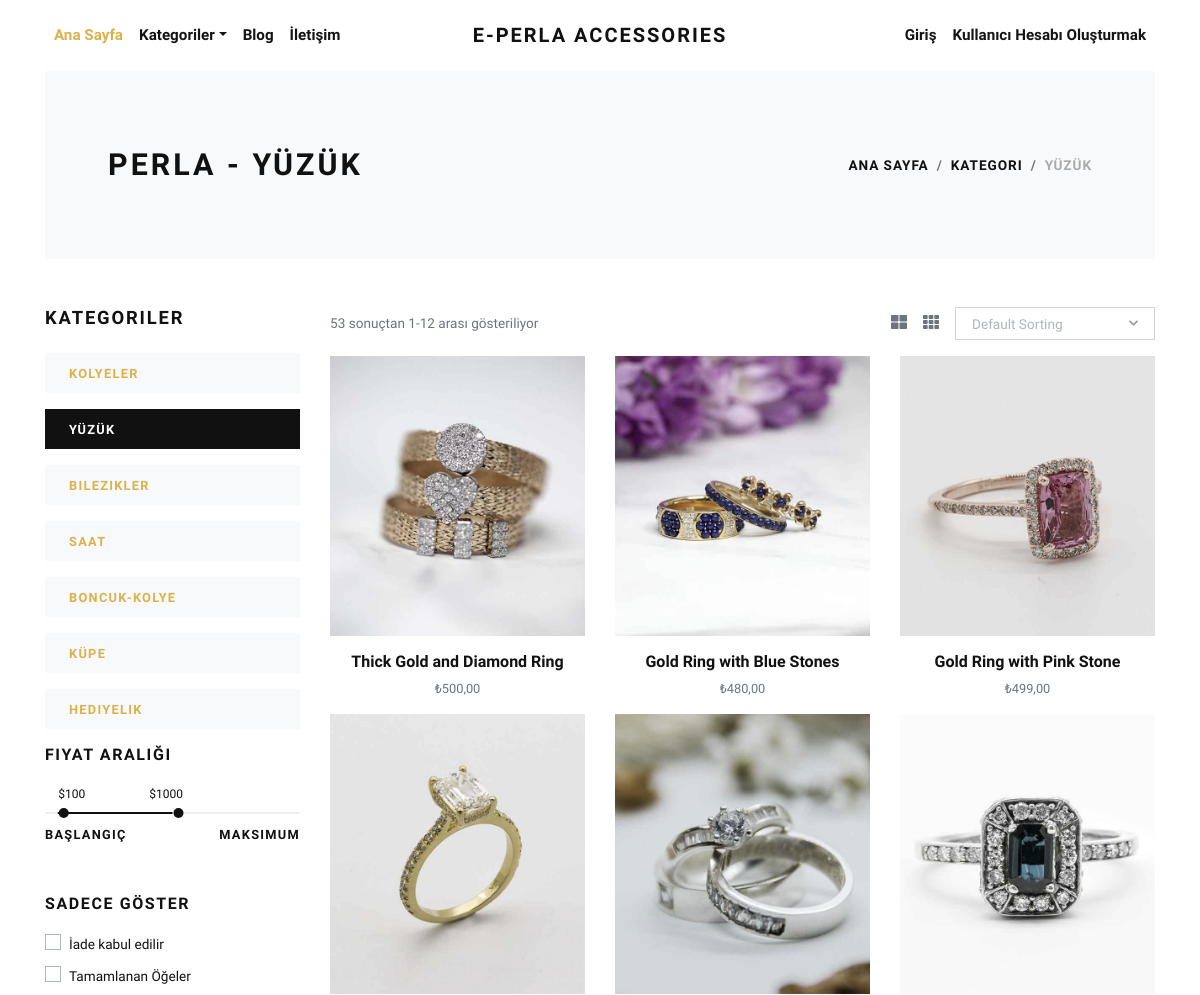
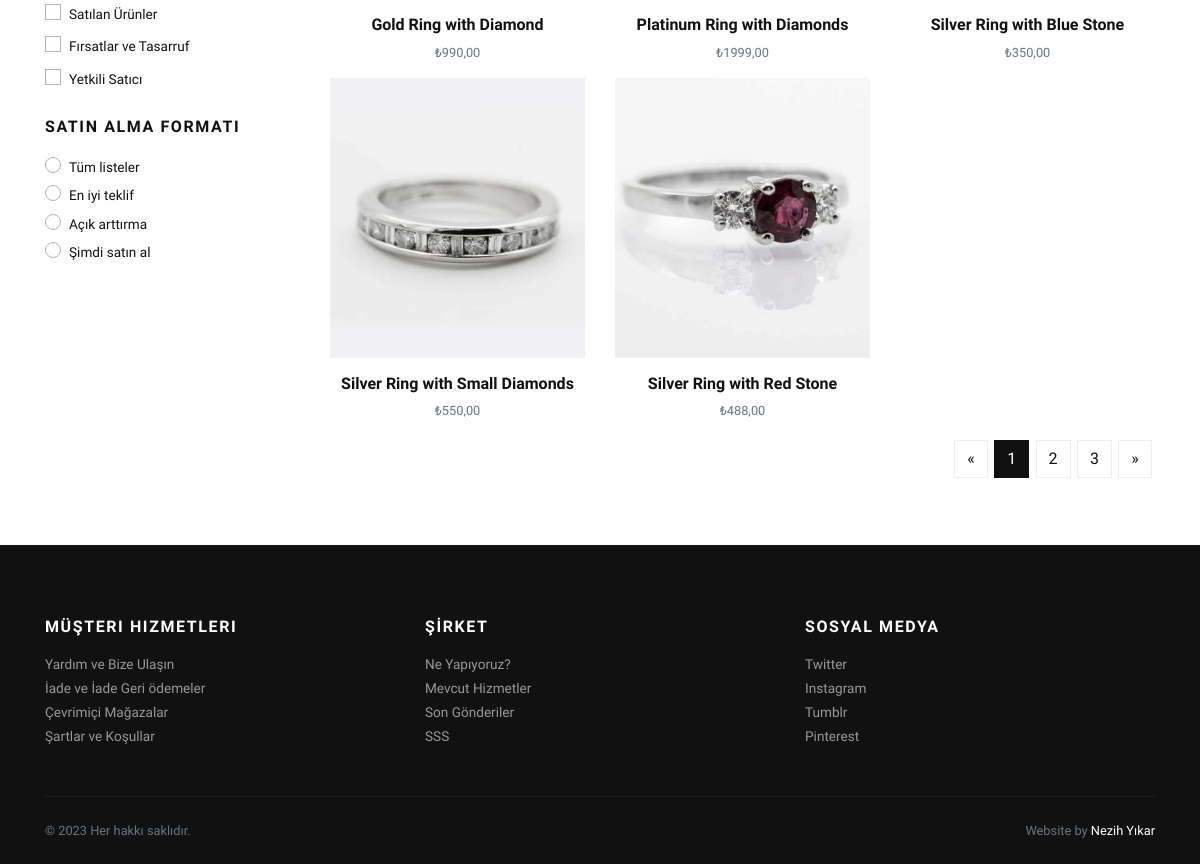
/yuzuk/, run on the app's committed database (2 pictures, top to bottom).
### store/models.py (models this page shows, shortened)
class Category(models.Model):
    title = models.CharField(max_length=50, verbose_name="Kategori Başlığı")
    slug = models.SlugField(max_length=55, verbose_name="Kategori Bilgisi")
    description = models.TextField(blank=True, verbose_name=" Kategori Tanımı")
    category_image = models.ImageField(upload_to='category', blank=True, null=True, verbose_name=" Kategori Resmi")
    is_active = models.BooleanField(verbose_name="Aktif ?")
    is_featured = models.BooleanField(verbose_name="Özellikli ?")
    created_at = models.DateTimeField(auto_now_add=True, verbose_name="Oluşturulma Tarihi")
    updated_at = models.DateTimeField(auto_now=True, verbose_name="Güncelleme Tarihi")
    class Meta:
        verbose_name_plural = 'Categories'
        ordering = ('-created_at',)
    class Meta:
        verbose_name_plural = u"Kategoriler"
        verbose_name = u"Kategori"

class Product(models.Model):
    title = models.CharField(max_length=150, verbose_name="Ürün başlığı")
    slug = models.SlugField(max_length=160, verbose_name=" Ürün Bilgisi")
    sku = models.CharField(max_length=255, unique=True, verbose_name="Benzersiz Ürün Kimliği (BÜK)")
    short_description = models.TextField(verbose_name="Kısa Açıklama")
    detail_description = models.TextField(blank=True, null=True, verbose_name="Detay Açıklama")
    product_image = models.ImageField(upload_to='product', blank=True, null=True, verbose_name="Ürün Resmi")
    price = models.DecimalField(max_digits=8, decimal_places=2, verbose_name="Fiyatı")
    category = models.ForeignKey(Category, verbose_name="Ürün Kategorisi", on_delete=models.CASCADE)
    is_active = models.BooleanField(verbose_name="Aktif mi ?")
    is_featured = models.BooleanField(verbose_name="Özellikli mi ?")
    created_at = models.DateTimeField(auto_now_add=True, verbose_name="Oluşturulma Tarihi")
    updated_at = models.DateTimeField(auto_now=True, verbose_name="Güncelleme Tarihi")
    class Meta:
        verbose_name_plural = 'Products'
        ordering = ('-created_at',)
    class Meta:
        verbose_name_plural = u"Ürünler"
        verbose_name = u"Ürün"

### store/views.py (the view)
# urls.py: path('<slug:slug>/', views.category_products, name="category-products"),
def category_products(request, slug):
    category = get_object_or_404(Category, slug=slug)
    products = Product.objects.filter(is_active=True, category=category)
    categories = Category.objects.filter(is_active=True)
    context = {
        'category': category,
        'products': products,
        'categories': categories,
    }
    return render(request, 'store/category_products.html', context)

### store/context_preprocessors.py (called while the page is built)
def store_menu(request):
    categories = Category.objects.filter(is_active=True)
    context = {
        'categories_menu': categories,
    }
    return context

def cart_menu(request):
    if request.user.is_authenticated:
        cart_items= Cart.objects.filter(user=request.user)
        context = {
            'cart_items': cart_items,
        }
    else:
        context = {}
    return context

### templates/store/category_products.html (shortened to what this page needs)
{% extends 'base.html' %}
{% load static %}
    {% block content %}
      <div class="container">
        <section class="py-5 bg-light">
          <div class="container">
            <div class="row px-4 px-lg-5 py-lg-4 align-items-center">
              <div class="col-lg-6">
                <h1 class="h2 text-uppercase mb-0">Perla  - {{category.title}}</h1>
              </div>
              <div class="col-lg-6 text-lg-right">
                <nav aria-label="breadcrumb">
                  <ol class="breadcrumb justify-content-lg-end mb-0 px-0">
                    <li class="breadcrumb-item"><a href="{% url 'store:home' %}">Ana Sayfa</a></li>
                    <li class="breadcrumb-item"><a href="{% url 'store:all-categories' %}">Kategori</a></li>
                    <li class="breadcrumb-item active" aria-current="page">{{category.title}}</li>
                  </ol>
                </nav>
              </div>
            </div>
          </div>
        </section>
        <section class="py-5">
          <div class="container p-0">
            <div class="row">
              <div class="col-lg-3 order-2 order-lg-1">
                <h5 class="text-uppercase mb-4">Kategoriler</h5>
                {% if categories %}
                  {% for cat in categories %}
                    <a href="{% url 'store:category-products' cat.slug %}">
                      <div class="py-2 px-4 {% if category == cat %}bg-dark text-white {% else %}bg-light{% endif %} mb-3">
                        <strong class="small text-uppercase font-weight-bold">{{cat.title}}</strong>
                      </div>
                    </a>
                  {% endfor %}
                {% endif %}
                <h6 class="text-uppercase mb-4">Fiyat aralığı</h6>
                <div class="price-range pt-4 mb-5">
                  <div id="range"></div>
                  <div class="row pt-2">
                    <div class="col-6"><strong class="small font-weight-bold text-uppercase">Başlangıç</strong></div>
                    <div class="col-6 text-right"><strong class="small font-weight-bold text-uppercase">Maksimum</strong></div>
                  </div>
                </div>
                <h6 class="text-uppercase mb-3">SADECE GÖSTER</h6>
                <div class="custom-control custom-checkbox mb-1">
                  <label class="custom-control-label text-small" for="customCheck2">İade kabul edilir</label>
                </div>
                <div class="custom-control custom-checkbox mb-1">
                  <label class="custom-control-label text-small" for="customCheck3">Tamamlanan Öğeler</label>
                </div>
                <div class="custom-control custom-checkbox mb-1">
                  <label class="custom-control-label text-small" for="customCheck4">Satılan Ürünler</label>
                </div>
                <div class="custom-control custom-checkbox mb-1">
                  <label class="custom-control-label text-small" for="customCheck5">Fırsatlar ve Tasarruf</label>
                </div>
                <div class="custom-control custom-checkbox mb-4">
                  <label class="custom-control-label text-small" for="customCheck6">Yetkili Satıcı</label>
                </div>
                <h6 class="text-uppercase mb-3">Satın alma formatı</h6>
                <div class="custom-control custom-radio">
                  <label class="custom-control-label text-small" for="customRadio1">Tüm listeler</label>
                </div>
                <div class="custom-control custom-radio">
                  <label class="custom-control-label text-small" for="customRadio2">En iyi teklif</label>
                </div>
                <div class="custom-control custom-radio">
                  <label class="custom-control-label text-small" for="customRadio3">Açık arttırma</label>
                </div>
                <div class="custom-control custom-radio">
                  <label class="custom-control-label text-small" for="customRadio4">Şimdi satın al</label>
                </div>
              </div>
              <div class="col-lg-9 order-1 order-lg-2 mb-5 mb-lg-0">
                <div class="row mb-3 align-items-center">
                  <div class="col-lg-6 mb-2 mb-lg-0">
                    <p class="text-small text-muted mb-0">53 sonuçtan 1-12 arası gösteriliyor</p>
                  </div>
                  <div class="col-lg-6">
                    <ul class="list-inline d-flex align-items-center justify-content-lg-end mb-0">
                      <li class="list-inline-item text-muted mr-3"><a class="reset-anchor p-0" href="#"><i class="fas fa-th-large"></i></a></li>
                      <li class="list-inline-item text-muted mr-3"><a class="reset-anchor p-0" href="#"><i class="fas fa-th"></i></a></li>
                      <li class="list-inline-item">
                      </li>
                    </ul>
                  </div>
                </div>
                <div class="row">
                  {% if products %}
                    {% for product in products %}
                      <div class="col-lg-4 col-sm-6">
                        <div class="product text-center">
                          <div class="mb-3 position-relative">
                            <a class="d-block" href="{% url 'store:product-detail' product.slug %}">
                              {% if product.product_image %}
                                <img class="img-fluid w-100" src="{{product.product_image.url}}" alt="{{product.title}}">
                              {% else %}
                                <img class="img-fluid w-100" src="{% static 'img/product-1.jpg' %}" alt="{{product.title}}">
                              {% endif %}
                            </a>
                          </div>
                          <h6> <a class="reset-anchor" href="{% url 'store:product-detail' product.slug %}">{{product.title}}</a></h6>
                          <p class="small text-muted">₺{{product.price}}</p>
                        </div>
                      </div>
                    {% endfor %}
                  {% endif %}
                </div>
                <nav aria-label="Page navigation example">
                  <ul class="pagination justify-content-center justify-content-lg-end">
                    <li class="page-item"><a class="page-link" href="#" aria-label="Previous"><span aria-hidden="true">«</span></a></li>
                    <li class="page-item active"><a class="page-link" href="#">1</a></li>
                    <li class="page-item"><a class="page-link" href="#">2</a></li>
                    <li class="page-item"><a class="page-link" href="#">3</a></li>
                    <li class="page-item"><a class="page-link" href="#" aria-label="Next"><span aria-hidden="true">»</span></a></li>
                  </ul>
                </nav>
              </div>
            </div>
          </div>
        </section>
      </div>
      {% endblock content %}

### static/css/style.default.css (style rules this page uses)
.text-small { font-size: 0.85rem !important; }
strong { font-weight: 700; }
.product img { -webkit-filter: grayscale(40%); filter: grayscale(40%); transition: all 0.3s; }
.text-uppercase { text-transform: uppercase; letter-spacing: 0.1em; }
.reset-anchor { color: inherit; transition: all 0.3s; }
.noUi-target { background: #efefef; border-radius: 0; border: none; box-shadow: none; }
.noUi-horizontal { height: 2px; }
body { font-family: "Libre Franklin", sans-serif; font-size: 1rem; font-weight: 400; line-height: 1.5; color: #111111; background-color: #fff; }
a { color: #dcb14a; text-decoration: none; }
h1, h2, h3, h4, h5, h6, .h1, .h2, .h3, .h4, .h5, .h6 { margin-bottom: 0.5rem; font-family: inherit; font-weight: 900; line-height: 1.2; color: inherit; }
h1, .h1 { font-size: 2.2rem; }
h2, .h2 { font-size: 1.9rem; }
h5, .h5 { font-size: 1.15rem; }
h6, .h6 { font-size: 1rem; }
small, .small { font-size: 80%; font-weight: 400; }
.page-item:first-child .page-link { border-top-left-radius: 0; border-bottom-left-radius: 0; }
.page-item:last-child .page-link { border-top-right-radius: 0; border-bottom-right-radius: 0; }
.page-item.active .page-link { color: #fff; background-color: #111111; border-color: #111111; }
.page-link { padding: 0.5rem 0.75rem; line-height: 1.25; color: #111111; background-color: none; border: 1px solid #eee; margin: 0.2rem; transition: all 0.3s; }
.bg-light { background-color: #f8f9fa !important; }
.bg-dark { background-color: #111111 !important; }
.custom-checkbox .custom-control-label::before { border-radius: 0; }
.custom-radio .custom-control-label::before { border-radius: 50%; }
.custom-control-label { font-weight: 400; line-height: 2.1em; cursor: pointer; }
.breadcrumb { background: #f8f9fa; }
.breadcrumb-item { font-size: 0.85rem; text-transform: uppercase; letter-spacing: 0.07em; font-weight: 900; color: #111111; }
.breadcrumb-item a { color: inherit; transition: all 0.3s; }
.breadcrumb-item.active { color: #aaa; }

### data on the page
Category: title "YÜZÜK"
Category: title "KOLYELER"
Category: title "BILEZIKLER"
Category: title "SAAT"
Category: title "BONCUK-KOLYE"
Category: title "KÜPE"
Category: title "HEDIYELIK"
Product: product_image (picture), title "Thick Gold and Diamond Ring", price "500,00"
Product: product_image (picture), title "Gold Ring with Blue Stones", price "480,00"
Product: product_image (picture), title "Gold Ring with Pink Stone", price "499,00"
Product: product_image (picture), title "Gold Ring with Diamond", price "990,00"
Product: product_image (picture), title "Platinum Ring with Diamonds", price "1999,00"
Product: product_image (picture), title "Silver Ring with Blue Stone", price "350,00"
Product: product_image (picture), title "Silver Ring with Small Diamonds", price "550,00"
Product: product_image (picture), title "Silver Ring with Red Stone", price "488,00"
